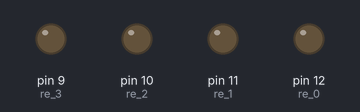
Bench run of a sketch on a simulated Arduino Uno, built with avr-gcc and run on an emulated ATmega328P. On the bench: output pins drawn as LEDs (lit = HIGH). Random numbers use the default seed unless the sketch sets one.

Above: at 2.5 s.
At 18.5 s:
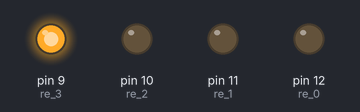
At 36.5 s:
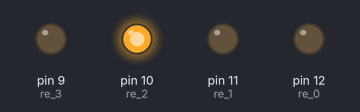
At 51.5 s:
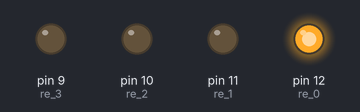
At 65.5 s:
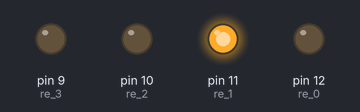
Timing chart, 0 to 67.6 s (numbered marks = the images above):
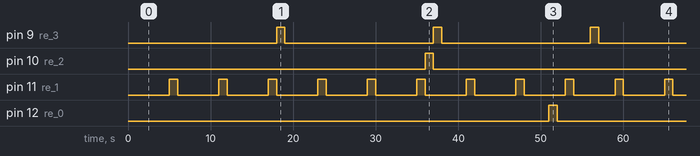

The sketch:

Relai.ino
```cpp
uint8_t re_0 = 12;
uint8_t re_1 = 11;
uint8_t re_2 = 10;
uint8_t re_3 = 9;

long rand0 = 0;
long rand1 = 0;
long rand2 = 0;
long rand3 = 0;

unsigned long previousMillis_0 = 0;
unsigned long previousMillis_1 = 0;
unsigned long previousMillis_2 = 0;
unsigned long previousMillis_3 = 0;


void setup()

{

  rand0 = random(0, 59)* 1000;
  rand1 = random(0, 59)* 1000;
  rand2 = random(0, 59)* 1000;
  rand3 = random(0, 59)* 1000;

  pinMode(re_0, OUTPUT);
  pinMode(re_1, OUTPUT);
  pinMode(re_2, OUTPUT);
  pinMode(re_3, OUTPUT);

}

// Code

void loop()

{
  unsigned long  currentMillis = millis();
  if (currentMillis - previousMillis_0 >= rand0){
    digitalWrite(re_0, HIGH);
    if (currentMillis - previousMillis_0 >= rand0 + 1000){
      digitalWrite(re_0, LOW);
      previousMillis_0 = currentMillis;
    }
  }
  if (currentMillis - previousMillis_1 >= rand1){
    digitalWrite(re_1, HIGH);
    if (currentMillis - previousMillis_1 >= rand1 + 1000){
      digitalWrite(re_1, LOW);
      previousMillis_1 = currentMillis;
    }
  }
  if (currentMillis - previousMillis_2 >= rand2){
    digitalWrite(re_2, HIGH);
    if (currentMillis - previousMillis_2 >= rand2 + 1000){
      digitalWrite(re_2, LOW);
      previousMillis_2 = currentMillis;
    }
  }
  if (currentMillis - previousMillis_3 >= rand3){
    digitalWrite(re_3, HIGH);
    if (currentMillis - previousMillis_3 >= rand3 + 1000){
      digitalWrite(re_3, LOW);
      previousMillis_3 = currentMillis;
    }
  }


}
```

Measured:
- by itself, pin 9 (re_3): alternates HIGH for 1.0 s and LOW for 18.0 s
- by itself, pin 10 (re_2): alternates HIGH for 1.0 s and LOW for 36.0 s
- by itself, pin 11 (re_1): alternates HIGH for 1.0 s and LOW for 5.0 s
- by itself, pin 12 (re_0): alternates HIGH for 1.0 s and LOW for 51.0 s
